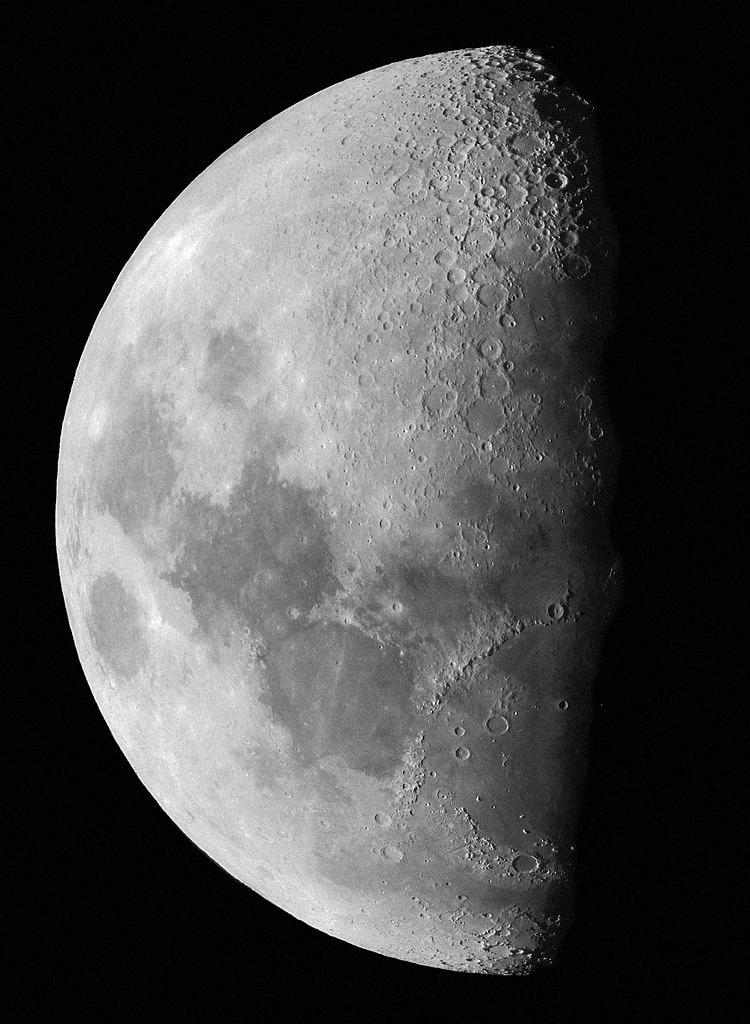
#> input picture Dữ liệu bài tập/Buổi 05 (08-12-S)/moon.jpg, 750 x 1024 px
$ jupyter execute Ex5.ipynb
#> lines starting #> are read from the running program, lines starting #| are printed output that depends on the picture
# Exercise 5

[cell 1]
import cv2
import matplotlib.pyplot as plt
import numpy as np
import histeq_modified as hm

FS = 15 # Fontsize of caption

## 5.1 Global Histogram Equalization

[cell 2]
# Load the image (grayscale)
image = cv2.imread('moon.jpg', cv2.IMREAD_GRAYSCALE)
#> image is the input picture: shape (1024, 750); min 0, max 255, mean 75.4

# Display the original image and its histogram
plt.figure(figsize=(12, 6))

# Original image
plt.subplot(2, 2, 1)
plt.imshow(image, cmap='gray')
plt.title("Original Image", fontsize = FS)
plt.axis('off')

# Histogram of the original image
plt.subplot(2, 2, 2)
hist, bins = np.histogram(image.flatten(), 256, [0, 256])
#> hist = 256 values, max 102420 at index 2, min 51 at index 253, mean 3000; bins = 257 values from 0 to 256
plt.bar(bins[:-1], hist, width=1, color='gray', edgecolor='black')
plt.title("Histogram Before Equalization", fontsize = FS)
plt.xlabel("Gray Level")
plt.ylabel("% of Pixels")
plt.grid()

# Apply histogram equalization
equalized_image = cv2.equalizeHist(image)
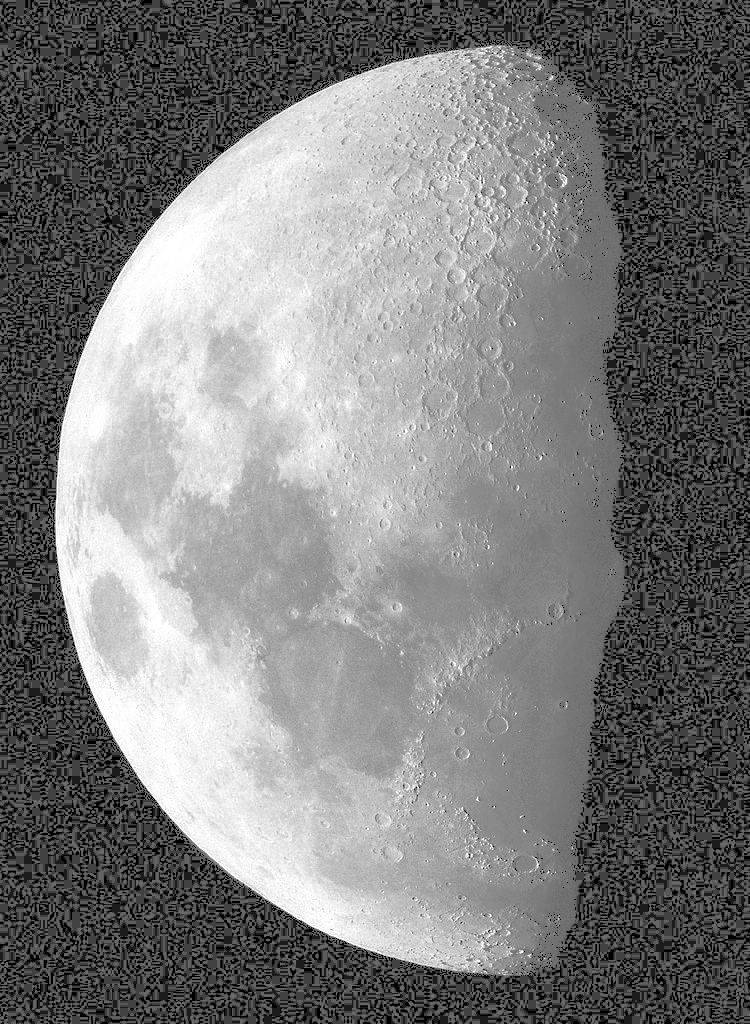
#> equalized_image: shape (1024, 750); min 0, max 255, mean 124.7

# Equalized image
plt.subplot(2, 2, 3)
plt.imshow(equalized_image, cmap='gray')
plt.title("Equalized Image", fontsize = FS)
plt.axis('off')

# Histogram of the equalized image
plt.subplot(2, 2, 4)
hist_eq, bins_eq = np.histogram(equalized_image.flatten(), 256, [0, 256])
#> hist_eq = 256 values, max 102420 at index 65, min 0 at index 1, mean 3000; bins_eq = 257 values from 0 to 256
plt.bar(bins_eq[:-1], hist_eq, width=1, color='gray', edgecolor='black')
plt.title("Histogram After Equalization", fontsize = FS)
plt.xlabel("Gray Level")
plt.ylabel("% of Pixels")
plt.grid()

# Show the results
plt.tight_layout()
plt.show()
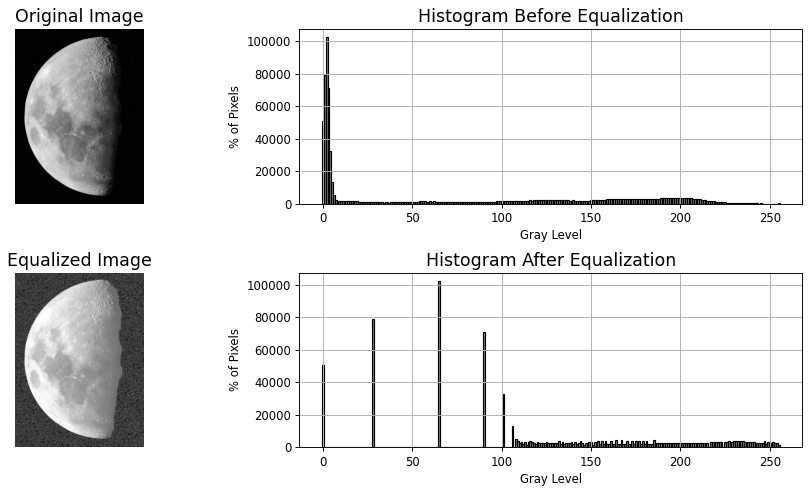
#> figure drawn by matplotlib, 4 panels; panel 2: tallest bar 102420 high, from x = 1.5 to 2.5; panel 4: tallest bar 102420 high, from x = 64.5 to 65.5

## 5.2 Contrast Limited Adaptive Histogram Equalization (CLAHE)

[cell 3]
# Load image
image = cv2.imread('moon.jpg', cv2.IMREAD_GRAYSCALE)

# Parameters
clip_ratios = [1.0, 0.7, 0.4, 0.1]  # Clipping ratios

# Compute original histogram
hist, bins = np.histogram(image.flatten(), 256, [0, 256])
max_count = hist.max()
#> max_count = 102420

# Prepare results storage
limited_eq_images = []
LUT = np.zeros((len(clip_ratios), 256), dtype=np.uint8)

# Loop over different clipping ratios
for i, clip_ratio in enumerate(clip_ratios):
    clip_value = clip_ratio * max_count
    # Clip histogram
    clipped_hist = np.clip(hist, 0, clip_value)

    # Generate virtual pixel values for histogram equalization
    clipped_values = []
    for level in range(256):
        clipped_values.extend([level] * int(clipped_hist[level]))

    # Create mapping function via histogram equalization
    clipped_values = np.array(clipped_values, dtype=np.uint8)
    temp, mapping = cv2.calcHist([clipped_values], [0], None, [256], [0, 256]), None
    T = np.cumsum(clipped_hist) / np.cumsum(clipped_hist)[-1]
    T = np.clip(T, 0, 1)

    LUT[i, :] = (T * 255).astype(np.uint8)

    # Apply mapping to the original image
    limited_eq_images.append(cv2.LUT(image, LUT[i, :]))
#> this loop made 4 passes
#> clip_value on passes 1 to 4: 102420, 71694, 40968, 10242
#> after the loop, limited_eq_images = 4 items

# Display results
plt.figure(figsize=(12, 6))
for i, eq_img in enumerate(limited_eq_images):
    plt.subplot(1, len(clip_ratios), i + 1)
    plt.imshow(eq_img, cmap='gray')
    plt.title(f'Clip Ratio: {clip_ratios[i]}', fontsize=FS)
    plt.axis('off')
#> this loop made 4 passes

plt.figure(figsize=(12, 6))
# Original histogram
plt.subplot(1, 2, 1)
plt.bar(bins[:-1], hist, width=1, color='gray', edgecolor='black')
plt.title('Original Histogram', fontsize=FS)
plt.xlabel('Gray Level', fontsize=FS)
plt.ylabel('Pixel Count', fontsize=FS)
plt.grid()

# LUTs
plt.subplot(1, 2, 2)
for i, lut in enumerate(LUT):
    plt.plot(lut, label=f'Clip Ratio: {clip_ratios[i]}', linewidth=2)
plt.title('Mapping Functions (LUT)', fontsize=FS)
plt.xlabel('Input Intensity', fontsize=FS)
plt.ylabel('Output Intensity', fontsize=FS)
plt.legend()
plt.grid()

plt.tight_layout()
plt.show()
#> figure, not shown here; panel 1: tallest bar 102420 high, from x = 1.5 to 2.5; panel 2: curve peaks at x = 255, y = 255; panel 2: curve peaks at x = 255, y = 255; panel 2: curve peaks at x = 255, y = 255

## 5.3 Adaptive Histogram Equalization

[cell 4]
# Load the image
I = cv2.imread('parrot.jpg', cv2.IMREAD_GRAYSCALE)
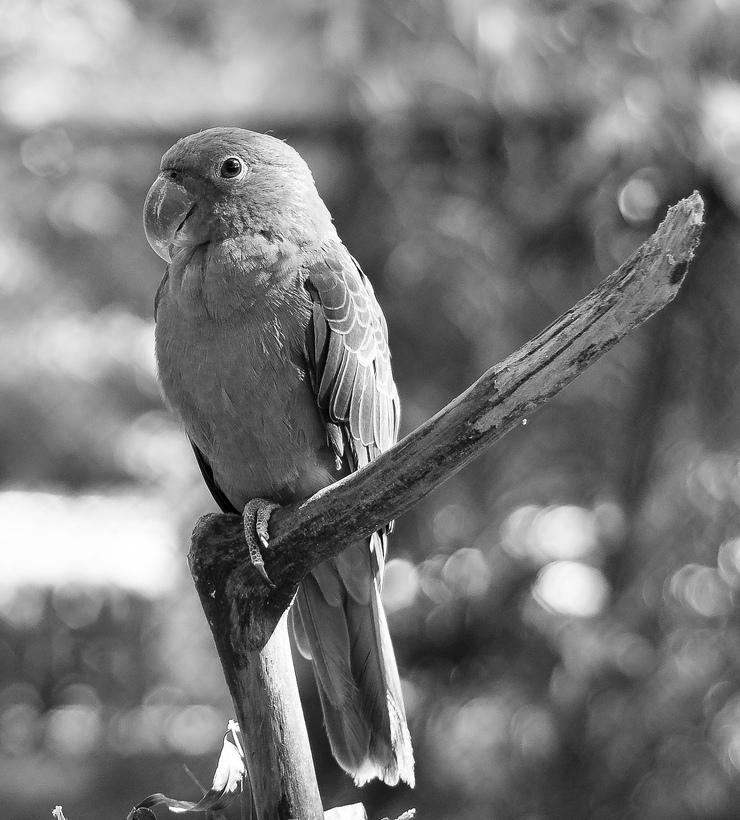
#> input picture Dữ liệu bài tập/Buổi 05 (08-12-S)/parrot.jpg, 740 x 820 px
#> I is the input picture: shape (820, 740); min 0, max 255, mean 121.1

# Perform global histogram equalization
eq_I = cv2.equalizeHist(I)
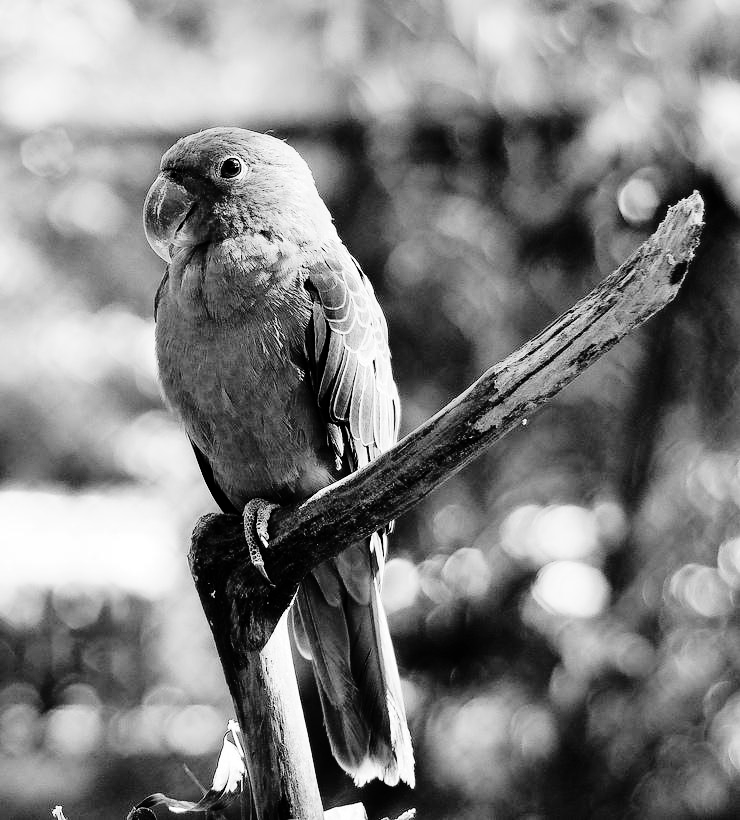
#> eq_I: shape (820, 740); min 0, max 255, mean 128.2

# Perform local histogram equalization (using blocks)
def local_hist_eq(img, block_size = (200, 200)):
#> called with block_size = (200, 200)
    rows, cols = img.shape
#> rows = 820; cols = 740
    out_img = np.zeros_like(img)

    # Define the block size
    block_h, block_w = block_size

    # Iterate over the image in blocks
    for i in range(0, rows, block_h):
        for j in range(0, cols, block_w):
            block = img[i:i+block_h, j:j+block_w]
            out_img[i:i+block_h, j:j+block_w] = cv2.equalizeHist(block)
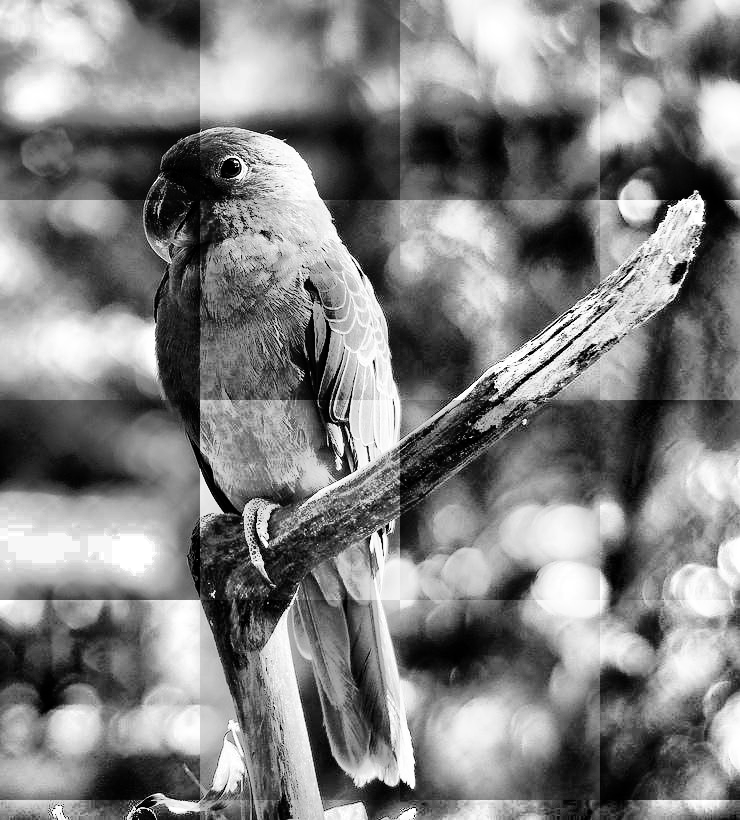
#> out_img: shape (820, 740); min 0, max 255, mean 128.6

    return out_img

lc_I = local_hist_eq(I)

# Display the images
plt.figure(figsize=(15, 5))

plt.subplot(1, 3, 1)
plt.imshow(I, cmap = 'gray')
plt.title('Original image', fontsize = FS)

plt.subplot(1, 3, 2)
plt.imshow(eq_I, cmap = 'gray')
plt.title('Global Equalization', fontsize = FS)

plt.subplot(1, 3, 3)
plt.imshow(lc_I, cmap = 'gray')
plt.title('Local Equalization', fontsize = FS)

plt.show()

# Plot histograms
fig, ax = plt.subplots(1, 3, figsize=(15, 5))

# Histogram before equalization
count, bins = np.histogram(I.flatten(), bins = 256, range = [0, 255])
#> count = 256 values, max 5869 at index 79, min 42 at index 2, mean 2370.3; bins = 257 values from 0 to 255
ax[0].bar(bins[:-1], count, width = 1)
ax[0].set_title('Histogram before equalization', fontsize = FS)
ax[0].set_xlim([0, 255])
ax[0].set_xlabel('Gray level')
ax[0].set_ylabel('% of pixels')

# Histogram after global equalization
count, bins = np.histogram(eq_I.flatten(), bins = 256, range = [0, 255])
#> count = 256 values, max 5869 at index 62, min 0 at index 24, mean 2370.3
ax[1].bar(bins[:-1], count, width=1)
ax[1].set_title('Histogram after global equalization', fontsize = FS)
ax[1].set_xlim([0, 255])
ax[1].set_xlabel('Gray level')
ax[1].set_ylabel('% of pixels')

# Histogram after local equalization
count, bins = np.histogram(lc_I.flatten(), bins = 256, range = [0, 255])
#> count = 256 values, max 4800 at index 247, min 641 at index 75, mean 2370.3
ax[2].bar(bins[:-1], count, width=1)
ax[2].set_title('Histogram after local equalization', fontsize = FS)
ax[2].set_xlim([0, 255])
ax[2].set_xlabel('Gray level')
ax[2].set_ylabel('% of pixels')

plt.show()
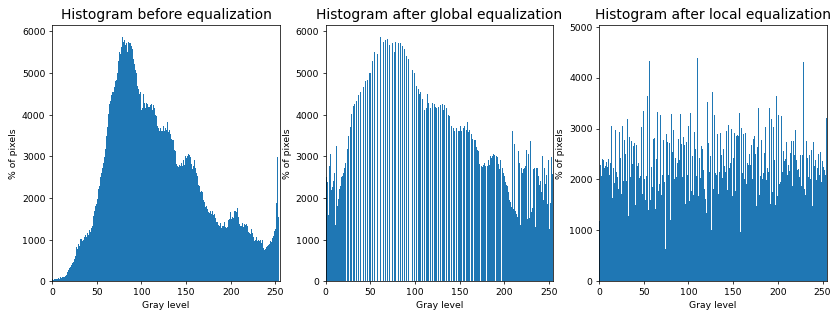
#> figure drawn by matplotlib, 3 panels; panel 1: tallest bar 5869 high, from x = 78.19 to 79.19; panel 2: tallest bar 5869 high, from x = 61.26 to 62.26; panel 3: tallest bar 4800 high, from x = 245.5 to 246.5

## 5.4 Convolution between an image and a simple filter

[cell 5]
# Load the image
I = cv2.imread('airplane.png', cv2.IMREAD_GRAYSCALE)
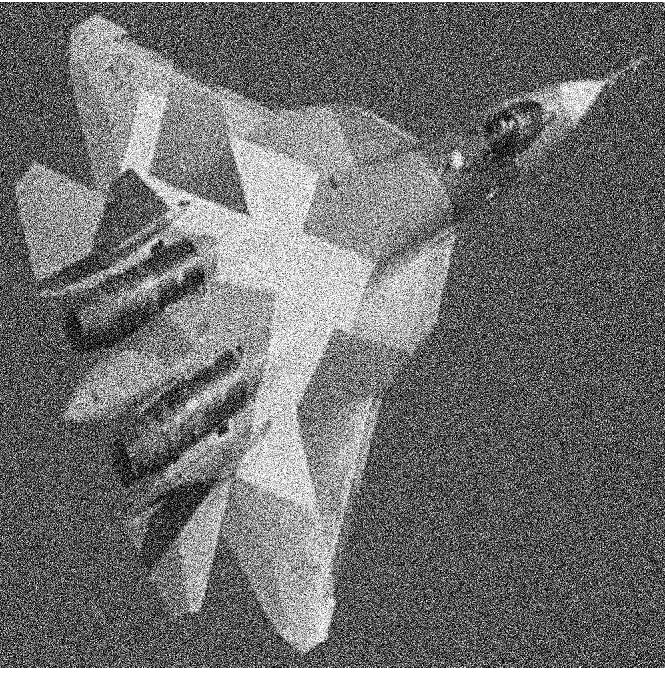
#> input picture Dữ liệu bài tập/Buổi 05 (08-12-S)/airplane.png, 665 x 675 px
#> I is the input picture: shape (675, 665); min 0, max 255, mean 110.4

# Constract three different filters
h1 = np.ones((1, 10)) / 10 # horizontal filter
h2 = np.ones((10, 1)) / 10 # vertical filter
h3 = np.ones((10, 10)) / 100 # box/windown filter

# Perform filtering on the noisy image
filtered_I1 = cv2.filter2D(I, -1, h1)
filtered_I2 = cv2.filter2D(I, -1, h2)
filtered_I3 = cv2.filter2D(I, -1, h3)

# Show the images
plt.figure(figsize=(10, 5))

# Horizontal filtering
plt.subplot(1, 2, 1)
plt.imshow(I, cmap = 'gray')
plt.title('Original image', fontsize = FS)

plt.subplot(1, 2, 2)
plt.imshow(filtered_I1, cmap = 'gray')
plt.title('Horizontal filtering', fontsize = FS)

plt.show()

# Show Vertical filtering
plt.figure(figsize=(10, 5))

plt.subplot(1, 2, 1)
plt.imshow(I, cmap = 'gray')
plt.title('Original image', fontsize = FS)

plt.subplot(1, 2, 2)
plt.imshow(filtered_I2, cmap = 'gray')
plt.title('Vertical filtering', fontsize = FS)

plt.show()

# Show Box filtering
plt.figure(figsize=(10, 5))

plt.subplot(1, 2, 1)
plt.imshow(I, cmap = 'gray')
plt.title('Original image', fontsize = FS)

plt.subplot(1, 2, 2)
plt.imshow(filtered_I3, cmap = 'gray')
plt.title('Box filtering', fontsize = FS)

plt.show()

## 5.5 Subsampling

[cell 6]
import cv2
import numpy as np
import matplotlib.pyplot as plt

# Load the image
I = cv2.imread('bike.png', cv2.IMREAD_GRAYSCALE)
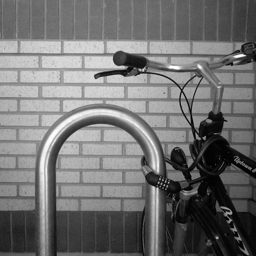
#> input picture Dữ liệu bài tập/Buổi 05 (08-12-S)/bike.png, 256 x 256 px
#> I is the input picture: shape (256, 256); min 0, max 255, mean 113.2

# Normalize the image to 0-1 (similar to im2double in MATLAB)
I = I.astype(np.float32) / 255.0

# Get the dimensions of the image
row, column = I.shape
#> row = 256; column = 256

# Perform subsampling by matrix multiplication
# Create the matrices h1 and h2
a = np.eye(row // 2)  # Identity matrix
b = np.array([1, 0])  # Vector for horizontal subsampling
c = np.array([0.5, 0.5])  # Vector for combined subsampling

h1 = np.kron(a, b)  # Kronecker product
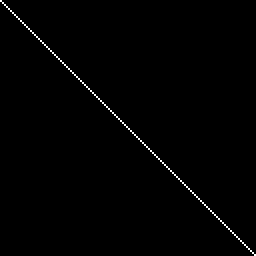
#> a: shape (128, 128) float64 (shown 2 times larger); values 0 (black) and 1 (white), 0.78% white in thin lines or dots
h2 = np.kron(a, c)  # Kronecker product

# Perform subsampling
# sub_I1 = h1.T @ I @ h1  # h1.T: transpose of h1
# sub_I2 = h2.T @ I @ h2

# Perform subsampling by taking every second row and column
sub_I1 = I[::2, ::2]  # Method 1: Take every second row and column

# Method 2: A more advanced subsampling (weighted)
sub_I2 = (I[::2, ::2] + I[1::2, ::2] + I[::2, 1::2] + I[1::2, 1::2]) / 4  # Averaging 4 neighboring pixels
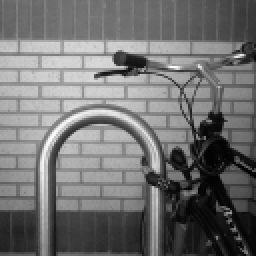
#> sub_I2: shape (128, 128) float32 (shown 2 times larger); min 0.00686, max 0.996, mean 0.444

# Show images
plt.figure(figsize=(15, 5))

# Original image, Method 1, and Method 2
plt.subplot(1, 3, 1)
plt.imshow(I, cmap = 'gray')
plt.title('Original image', fontsize = FS)

plt.subplot(1, 3, 2)
plt.imshow(sub_I1, cmap = 'gray')
plt.title('Method 1', fontsize = FS)

plt.subplot(1, 3, 3)
plt.imshow(sub_I2, cmap = 'gray')
plt.title('Method 2', fontsize = FS)

plt.show()
